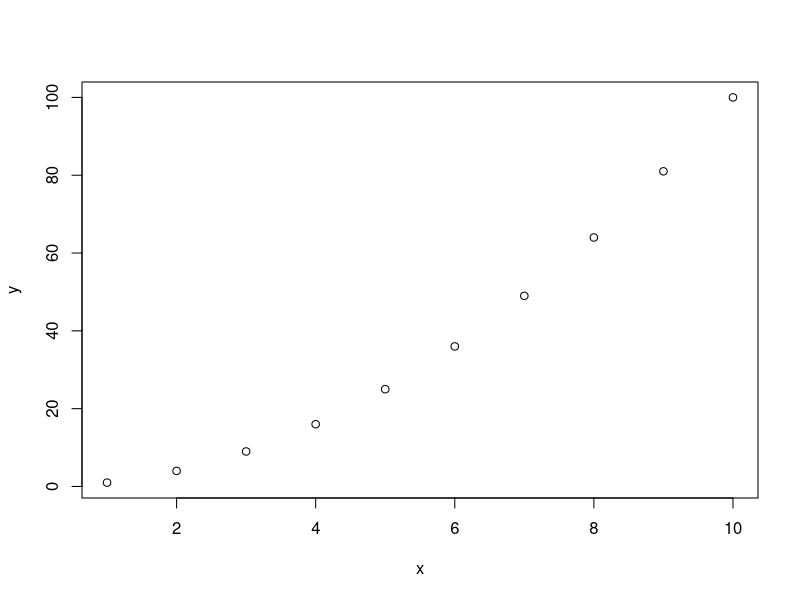
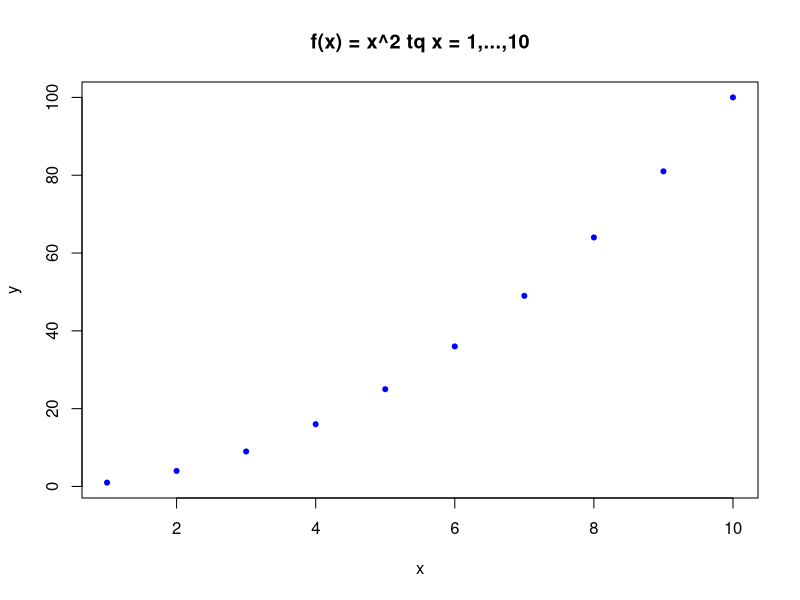

The R script that drew these images, in order: (Note: this script raises an error after producing the figures.)
# 1.
v = c(seq(from = 1, to = 15, by = 2), vector("numeric", 7) + 11) # revisar ?vector

# 2.
x = 1:10
y = x^2
plot(x, y) # esencial
plot(x, y, col = "blue", type = "p", pch = 20,
	main = "f(x) = x^2 tq x = 1,...,10") # con mas argumentos graficos

# 3.
P = matrix(0, ncol = 4, nrow = 9)
for(i in 1:9)
	P[i, 1] = Fibo(i)

P[,2] = 2*1:9
for(i in 1:9){
	if(i%%2 == 0)
		P[i, 2] = -1 * P[i, 2]
}

for(i in 1:9){
	P[i, 3] = (1/2)^i
	if(i%%2 != 0)
		P[i, 3] = -1 * P[i, 3]

}

P[1, 4] = 1
P[2, 4] = -1
for(i in 2:8){
	if(i%%2 == 0)
		P[i+1, 4] = 2^i+1
	else
		P[i+1, 4] = -1*2^i-1
}

# 4.
X = matrix(c(1, -2,
			 1, -1,
			 1, 0,
			 1, 1,
			 1, 2), ncol = 2, byrow = T)
Y = as.matrix(c(0, 0, 1, 1, 3))

(B = X%*%t(X))
det(B) # No es invertible, su determinante es nulo
(C = -1*t(X)%*%Y) # no es invertible, no es cuadrada

# 5.
# Este ejercicio se puede resolver de diversas maneras.
# En este caso lo resolveremos de forma matricial Ax = b
A = matrix(c(1, 5,
			-2, -7), nrow = 2, byrow = TRUE)
# Aqui es importante poner byrow = TRUE, ya que por defecto completa
# por columnas.
b = c(7, -5)
(x = solve(A) %*% b) 

# 6.
squaref_sol = function(a, b, c){
	if(a == 0 & b != 0){
		print("Funcion lineal")
		return(-c/b)
	}
	else if(a == 0 & b == 0){
		if(c != 0)
			print("Incongruencia")
	}
	else{
		DET = b^2-4*a*c
		if(DET <= 0){
			if(DET == 0)
				print("reales iguales")
			else
				print("complejas conjugadas")
		}
		else
			print("reales distintas")
		x1 = (-b + sqrt(DET+0i))/(2*a)
		x2 = (-b - sqrt(DET+0i))/(2*a)
		return(c(x1, x2))

	}
}

# 7.
Tria = function(mat){
	plot(mat, main = "Triangulo",
		xlab = "EjeX", ylab = "EjeY")
	lines(mat[1:2,1], mat[1:2,2])
	lines(mat[2:3,1], mat[2:3,2])
	lines(mat[c(1,3),1], mat[c(1,3),2])
	ones = 1+vector("numeric", 2)
	Mones = ones %*% t(ones)
	if(sum(cor(mat) == Mones) == 4){
		print("Colineales")
	}
	else{
		D = dist(mat, method = "euclidian", diag = T)
		SortD = round(sort(c(D[1], D[2], D[3])),2)
		if(sum(SortD[1] == SortD[2:3]) == 2)
			print("Triangulo Equilatero")
		if(round(SortD[3]^2, 2)==(SortD[1]^2+SortD[2]^2))
			print("Triangulo Rectangulo")
		if(sum(SortD[2] == SortD[c(1,3)]) == 1)
			print("Triangulo Isosceles")
		else
			print("Triangulo Escaleno")
	}
	return(SortD)
 }
SortD=Tria(cbind(c(0,4,2),c(0,0,5)))

# 8.
Fibo = function(n){
	if(n == 1 || n == 2)
		return(1)
	else
		return(Fibo(n-1) + Fibo(n-2))
}

# 9.
Primo = function(n){
	primos = vector("numeric", n)
	count = 2
	i = 3
	primos[1] = 2
	while(count <= n){
        # iteration to check c is prime or not
        for(c in 2:i){
            if(i %% c == 0){
            	break
            }
        }
        if(c == i){ # c is prime
            primos[count] = i
            count = count + 1 # increment the count of prime numbers
        }
        i = i + 1
    }
    return(primos)
}
Primo(15)

# 10.
